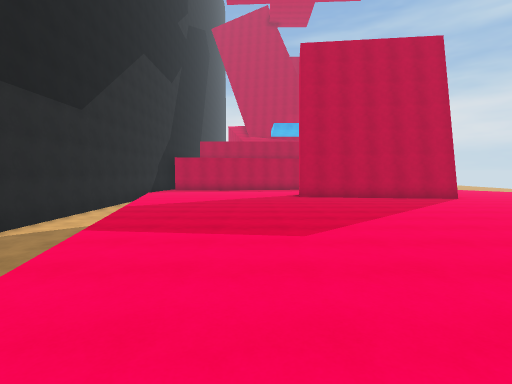
view 1 (above)

18 first-person views from a walk through a Unity game level. The camera is 1.5 m above the floor, tilts 4° down and sees 85° across. The floor is counted in squares, 2 m on a side. Each view is taken from the middle of a square. On the plan, view 1 faces up. The plan holds only what a view shows up to about 10 squares ahead; the rest is blank. The place goes on beyond the plan.

view 2
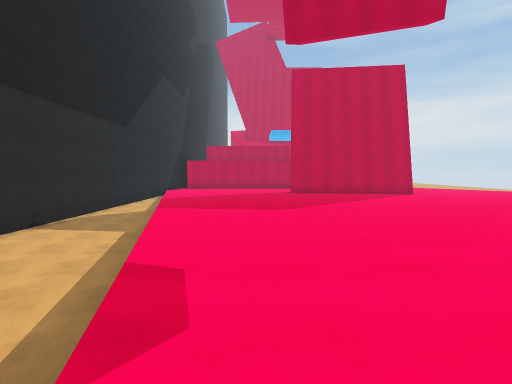

view 3
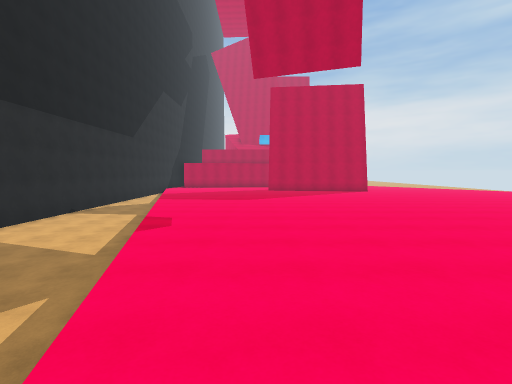

view 4
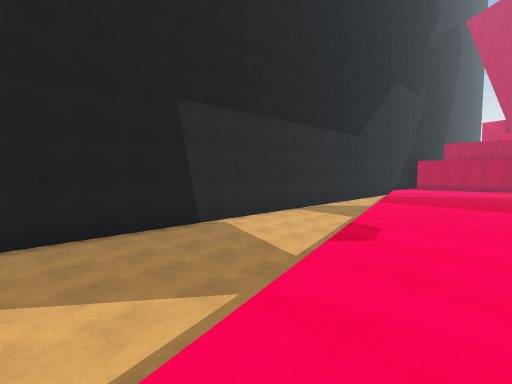

view 5
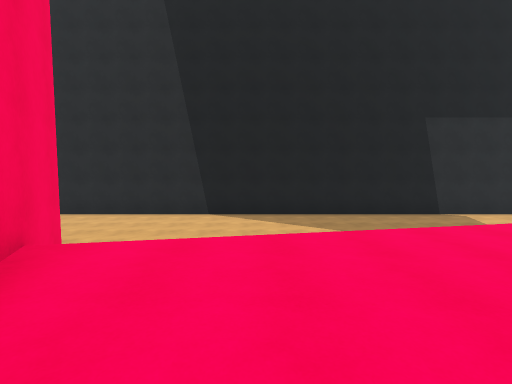

view 6
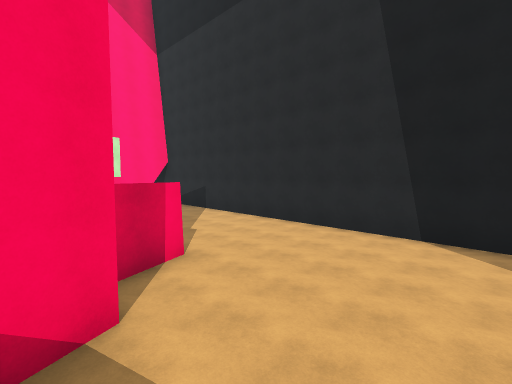

view 7
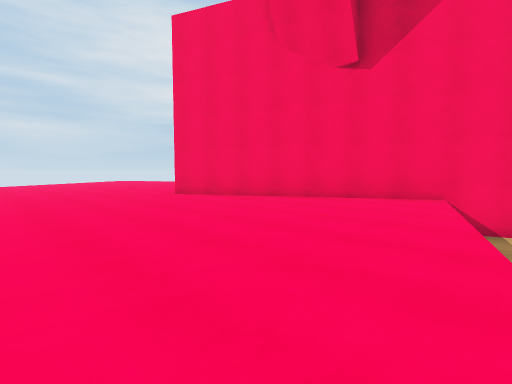

view 8
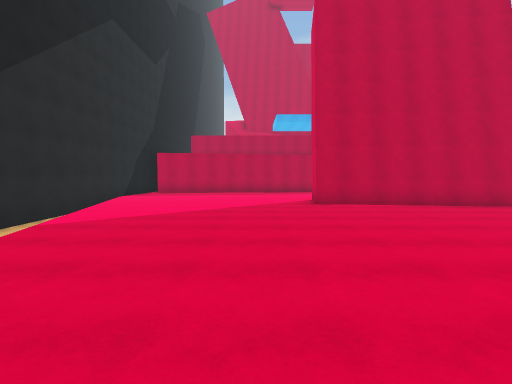

view 9
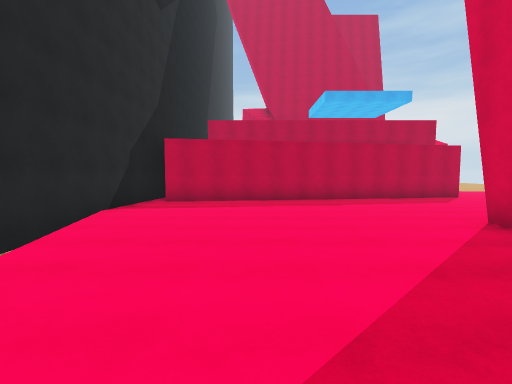

view 10
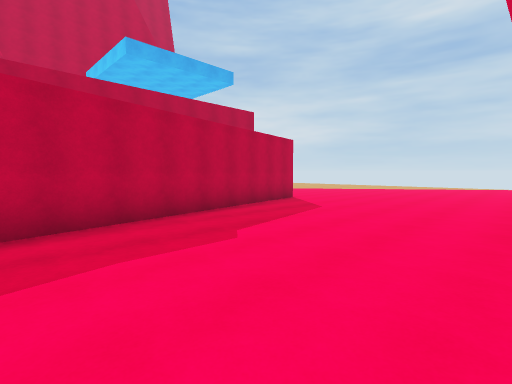

view 11
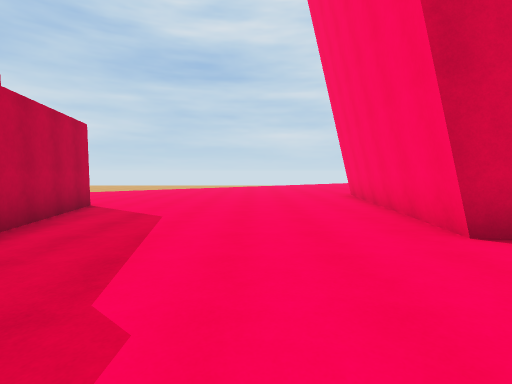

view 12
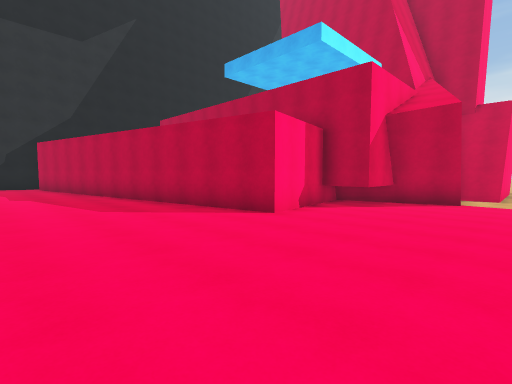

view 13
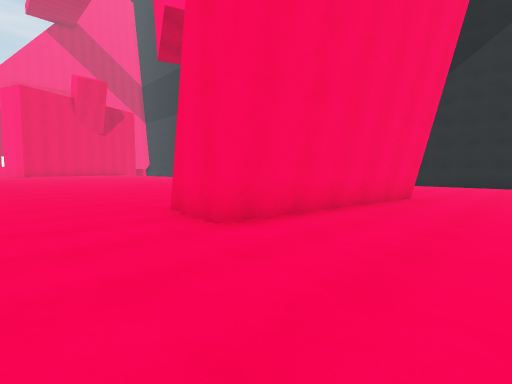

view 14
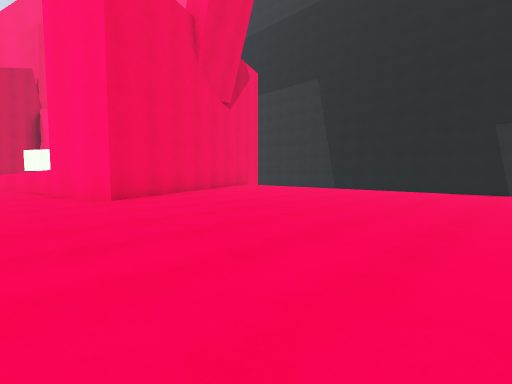

view 15
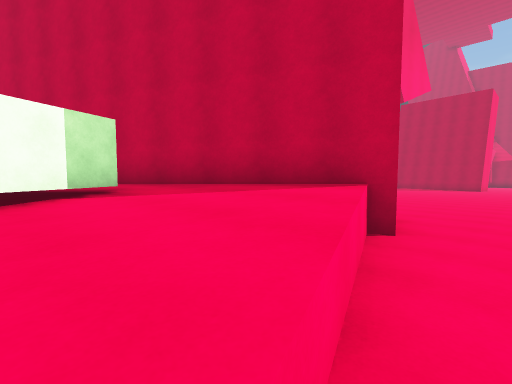

view 16
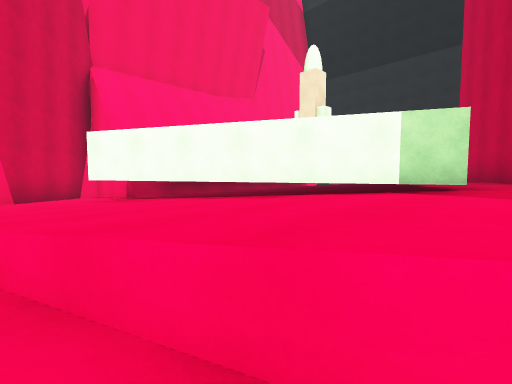

view 17
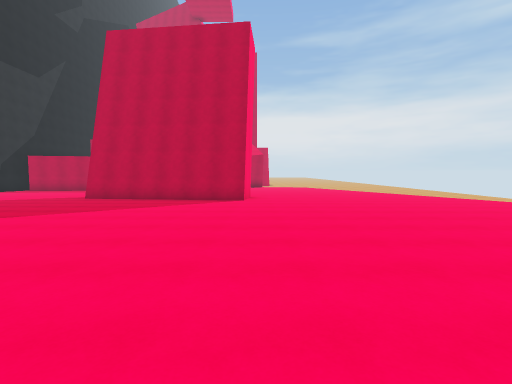

view 18
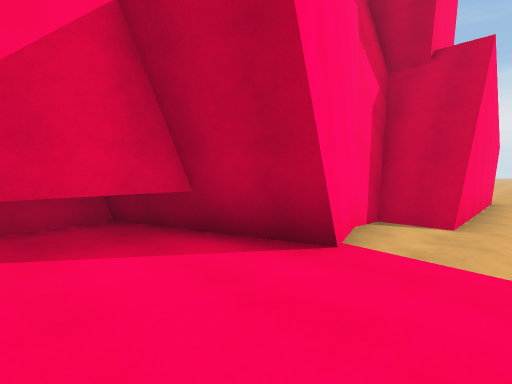

### Floor plan
Key: @ floor where view 1 was taken; # wall or solid block; . main floor; : floor 0.25 m higher than the main floor; + floor 0.5 m higher than the main floor; * floor 0.75 m higher than the main floor; % floor 1 m higher than the main floor; & floor 1.25 m higher than the main floor; $ floor 1.5 m higher than the main floor; / step, stairs or slope; = window, fence, low wall or low ledge; ^ raised ledge; v drop or lower ground.
Columns run from 6 left of view 1 to 10 right of it. Each row starts with its distance up from view 1.
 29                #.
 28               ##.
 27               ##.
 26               #..
 25              ##..
 24            ###...
 23            ###...
 22            ###...
 21             .....
 20            ##....
 19       ######:::::
 18 # #####::::::::::
 17 ###::::::::::::::
 16 #::::::::::::::::
 15 #+++:::::::::::::
 14 #+++++++++++++:::
 13 #/+++++++++++++++
 12 # ++++++######+++
 11 # +++++++#####+++
 10 # +++++++++++++++
  9 ##=**++++++++++++
  8 ##=************++
  7 #  **************
  6 #.//*************
  5 #..=*************
  4 #..v*************
  3 #..v/%***********
  2 #...=%%%%%%%%%%%
  1 #...v%%%%%%%%%%%
  0 #...v%@%%%%%%%%%%
 -1 #.... %%%%%%%%%%%
 -2 #....v%%%%%%%%%%%
 -3 #....v&%%%%%%%%%%
 -4 #....//&&&&&&&&&&
 -5 #..... &&&&&&&&&&
 -6 #...  v&&&&&&&&&&
 -7 #..... /&&&&&##&&
 -8 #....../&&#####&&
 -9 #......####^^^^&&
-10 #.....## ^^^^^^^$
-11 #....## ^^^##^^^$
-12 #....    ####^^^$
-13 #....     ####^^#
-14 #...
-15 #..

Positions as (right, up) in squares from view 1, and headings:
1: (0, 0), facing up
2: (0, -3), facing up
3: (1, -6), facing up
4: (1, -5), facing up-left
5: (4, -7), facing left
6: (1, -7), facing down-left
7: (0, -2), facing down-right
8: (0, 3), facing up
9: (-2, 8), facing up
10: (-2, 13), facing up-right
11: (-1, 15), facing right
12: (10, 15), facing up-left
13: (10, 15), facing down-left
14: (10, 0), facing down-left
15: (10, -12), facing up-left
16: (10, -10), facing down-left
17: (8, 1), facing up
18: (10, 22), facing up-left
